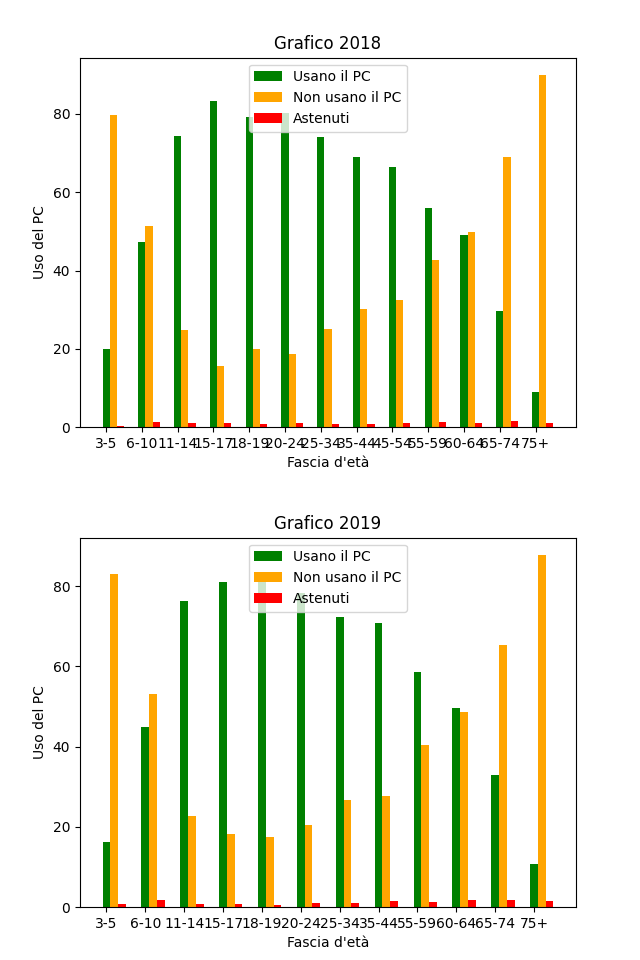

This chart was generated by the following Python code:
import numpy as np
import matplotlib.pyplot as plt
from Utils import Extract, Merge_Graph
#Importo le librerie necessarie
    
def Grafico(dizionario, anno):
    #Creo una lista per ogni dato che mi serve
    titles = [i for i in dizionario ]
    use = [dizionario[i][0] for i in dizionario ]
    dont_use = [dizionario[i][1] for i in dizionario ]
    error = [dizionario[i][-1] for i in dizionario ]

    w = 0.2

    bar1 = np.arange(len(titles))
    bar2 = [i+w for i in bar1]
    bar3 = [i+w for i in bar2]
    
    #Creo le tre barre 
    plt.bar(bar1, use, w, label="Usano il PC", color="green")
    plt.bar(bar2, dont_use, w, label="Non usano il PC", color="orange")
    plt.bar(bar3, error, w, label="Astenuti", color="red")
    #Imposto tutti i parametri del grafico
    plt.xlabel("Fascia d'età")
    plt.ylabel("Uso del PC")
    plt.title(f"Grafico {anno}")
    plt.xticks(bar1,titles)
    plt.legend(loc='upper center')
    #Imposto il grafico a schermo intero
    mng = plt.get_current_fig_manager()
    mng.window.state('zoomed')
    #Salvo la foto
    plt.savefig(f"Utils/{anno}.png")
    #Mostro il grafico
    plt.show()


if __name__ == "__main__":
    #Definisco i due dizionario
    Dizionario_2018 = Extract("Utils/2018.csv")
    Dizionario_2019 = Extract("Utils/2019.csv") 
    
    #Generò i due grafici
    Grafico(Dizionario_2018, "2018")
    Grafico(Dizionario_2019, "2019")
    #Fondo i due grafici in una sola immagine
    Merge_Graph("Utils/2018","Utils/2019","png", "Grafico")